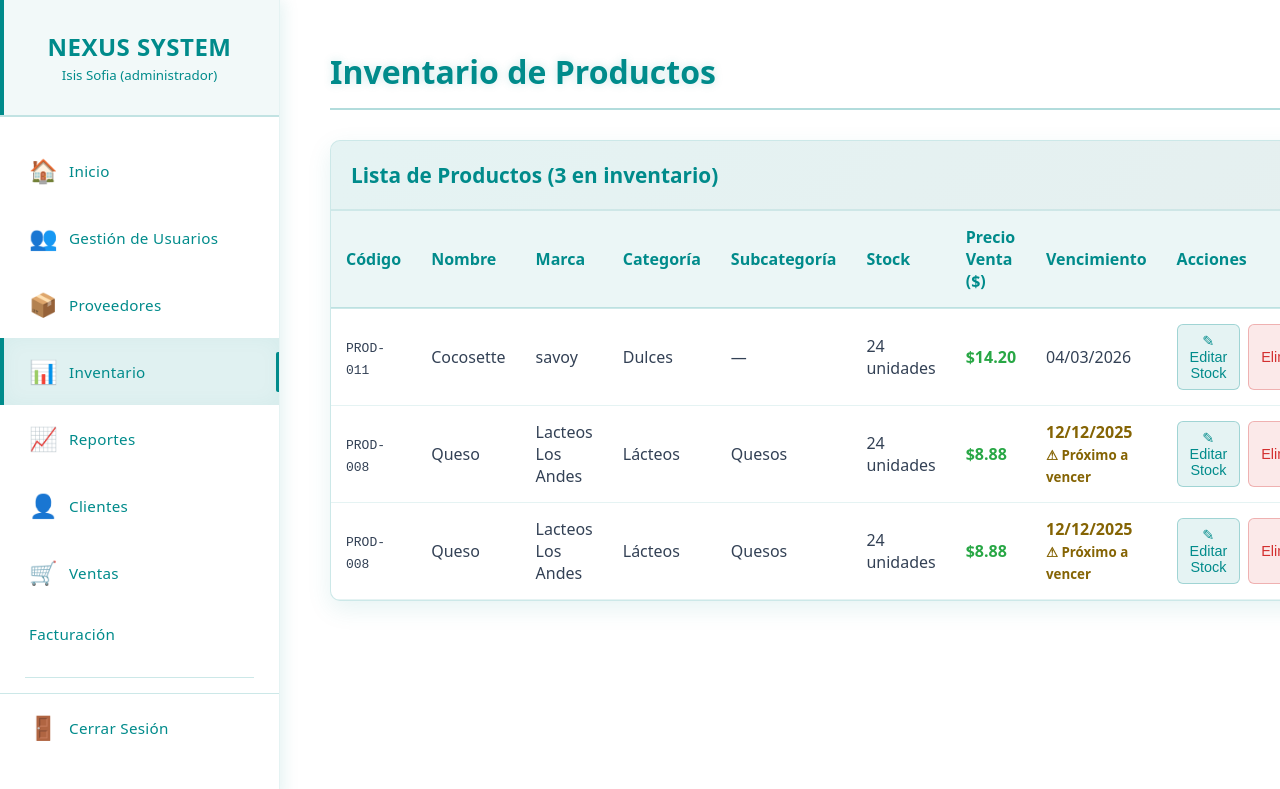
The page /productos.php (signed in) on the database as committed earlier.
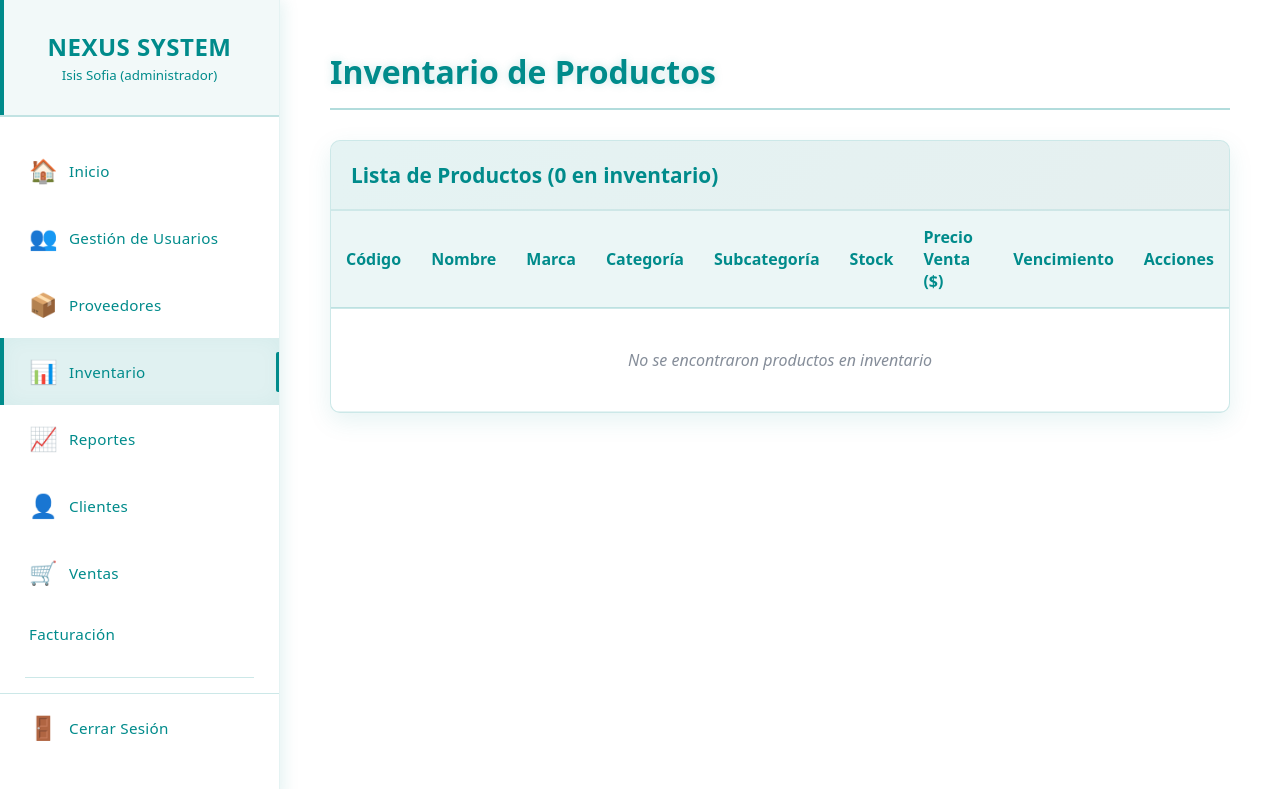
The same page on the database as committed later.
### tables this page shows
CREATE TABLE `productos` (
  `id` int(11) NOT NULL,
  `codigo` varchar(50) NOT NULL,
  `nombre` varchar(255) NOT NULL,
  `categoria_id` int(11) NOT NULL,
  `subcategoria_id` int(11) DEFAULT NULL,
  `proveedor_id` int(11) NOT NULL,
  `id_producto_proveedor` int(11) DEFAULT NULL,
  `fecha_vencimiento` date DEFAULT NULL,
  `cantidad` int(11) NOT NULL DEFAULT 0,
  `precio_costo` decimal(10,2) NOT NULL,
  `precio_venta` decimal(10,2) DEFAULT NULL,
  `created_at` timestamp NOT NULL DEFAULT current_timestamp(),
  `updated_at` timestamp NOT NULL DEFAULT current_timestamp() ON UPDATE current_timestamp(),
  `estado` enum('active','inactive') DEFAULT 'active'
);

CREATE TABLE `proveedores` (
  `id_proveedor` int(11) NOT NULL,
  `nombres` varchar(255) NOT NULL,
  `nombre_comercial` varchar(255) NOT NULL,
  `rif` varchar(20) NOT NULL,
  `telefono` varchar(20) DEFAULT NULL,
  `email` varchar(100) DEFAULT NULL,
  `direccion` text DEFAULT NULL,
  `estado` enum('activo','inactivo') DEFAULT 'activo',
  `registro` timestamp NOT NULL DEFAULT current_timestamp(),
  `actualizacion` timestamp NOT NULL DEFAULT current_timestamp() ON UPDATE current_timestamp()
);

CREATE TABLE `categoria_prod` (
  `id` int(11) NOT NULL,
  `nombre_categoria` varchar(50) NOT NULL,
  `estado` enum('active','inactive') DEFAULT 'active',
  `created_at` timestamp NOT NULL DEFAULT current_timestamp()
);

CREATE TABLE `subcategorias` (
  `id` int(11) NOT NULL,
  `categoria_id` int(11) NOT NULL,
  `nombre_subcategoria` varchar(50) NOT NULL,
  `estado` enum('active','inactive') DEFAULT 'active',
  `created_at` timestamp NOT NULL DEFAULT current_timestamp()
);

### productos.php (the view, shortened to what the changed rows need)
<?php
require_once 'conexion.php';
try {
    $query = "SELECT
                p.id,
                p.codigo,
                p.nombre,
                pr.nombre_comercial as marca,
                cp.nombre_categoria,
                s.nombre_subcategoria,
                p.cantidad,
                p.precio_costo,
                p.precio_venta,
                p.fecha_vencimiento
              FROM productos p
              LEFT JOIN proveedores pr ON p.proveedor_id = pr.id_proveedor
              LEFT JOIN categoria_prod cp ON p.categoria_id = cp.id
              LEFT JOIN subcategorias s ON p.subcategoria_id = s.id
              ORDER BY p.cantidad ASC, p.nombre ASC";
    $stmt = $pdo->query($query);
    if ($stmt) {
        $productos = $stmt->fetchAll(PDO::FETCH_ASSOC);
    } else {
        $productos = [];
        error_log("Error en la consulta SQL: no se pudo ejecutar la consulta");
    }
} catch (PDOException $e) {
    error_log("Error de base de datos: " . $e->getMessage());
    $productos = [];
    $_SESSION['error'] = "Error al cargar los productos: " . $e->getMessage();
}
?>
<!DOCTYPE html>
<html lang="es">
<head>
    <link rel="stylesheet" href="css/productos.css">
</head>
<body>
    <?php require_once 'menu.php'; ?>
    <main class="main-content">
        <div class="content-wrapper">
            <div class="page-header">
                <h1 class="page-title">Inventario de Productos</h1>
            </div>
            <div class="users-table">
                <div class="table-header">
                    <h3>Lista de Productos (<?= count($productos) ?> en inventario)</h3>
                </div>
                <div class="table-container">
                    <table>
                        <thead>
                            <tr>
                                <th>Código</th>
                                <th>Nombre</th>
                                <th>Marca</th>
                                <th>Categoría</th>
                                <th>Subcategoría</th>
                                <th>Stock</th>
                                <th>Precio Venta ($)</th>
                                <th>Vencimiento</th>
                                <th>Acciones</th>
                            </tr>
                        </thead>
                        <tbody>
                            <?php if (empty($productos)): ?>
                                <tr>
                                    <td colspan="9" class="no-users">No se encontraron productos en inventario</td>
                                </tr>
                            <?php else: ?>
                                <?php foreach ($productos as $producto): ?>
                                <tr>
                                    <td><code><?= htmlspecialchars($producto['codigo']) ?></code></td>
                                    <td><?= htmlspecialchars($producto['nombre']) ?></td>
                                    <td><?= htmlspecialchars($producto['marca']) ?></td>
                                    <td><?= htmlspecialchars($producto['nombre_categoria']) ?></td>
                                    <td><?= htmlspecialchars($producto['nombre_subcategoria'] ?? '—') ?></td>
                                    <td>
                                        <span class="<?= $producto['cantidad'] < 20 ? 'cantidad-baja' : '' ?>">
                                            <?= $producto['cantidad'] ?> unidades
                                        </span>
                                    </td>
                                    <td style="font-weight: bold; color: #28a745;">
                                        $<?= number_format($producto['precio_venta'], 2) ?>
                                    </td>
                                    <td>
                                        <?php if ($producto['fecha_vencimiento']): ?>
                                            <?php
                                            $hoy = date('Y-m-d');
                                            $fecha_vencimiento = $producto['fecha_vencimiento'];
                                            $dias_restantes = floor((strtotime($fecha_vencimiento) - strtotime($hoy)) / (60 * 60 * 24));
                                            if ($dias_restantes < 0) {
                                                $clase = 'vencimiento-caducado';
                                                $mensaje_vencimiento = '❌ Caducado';
                                            } elseif ($dias_restantes <= 30) {
                                                $clase = 'vencimiento-proximo';
                                                $mensaje_vencimiento = '⚠ Próximo a vencer';
                                            } else {
                                                $clase = '';
                                                $mensaje_vencimiento = '';
                                            }
                                            ?>
                                            <span class="<?= $clase ?>">
                                                <?= date('d/m/Y', strtotime($producto['fecha_vencimiento'])) ?>
                                                <?php if ($mensaje_vencimiento): ?>
                                                    <br><small style="color: inherit;"><?= $mensaje_vencimiento ?></small>
                                                <?php endif; ?>
                                            </span>
                                        <?php else: ?>
                                            N/A
                                        <?php endif; ?>
                                    </td>
                                    <td>
                                        <div class="acciones-container">
                                            <button class="btn-action btn-editar" onclick="abrirModalStock(<?= $producto['id'] ?>, '<?= addslashes($producto['nombre']) ?>', <?= $producto['cantidad'] ?>)">
                                                ✎ Editar Stock
                                            </button>
                                            <button class="btn-action btn-eliminar" onclick="confirmarEliminar(<?= $producto['id'] ?>)">
                                                Eliminar
                                            </button>
                                        </div>
                                    </td>
                                </tr>
                                <?php endforeach; ?>
                            <?php endif; ?>
                        </tbody>
                    </table>
                </div>
            </div>
        </div>
    </main>
</body>
</html>

Rows that differ between the two databases and show on the page:
removed productos: codigo "PROD-011", nombre "Cocosette", proveedor.nombre_comercial "savoy", categoria_prod.nombre_categoria "Dulces", nombre_subcategoria "—", cantidad "24", precio_venta "14.20", fecha_vencimiento "04/03/2026"
removed productos: codigo "PROD-008", nombre "Queso", proveedor.nombre_comercial "Lacteos Los Andes", categoria_prod.nombre_categoria "Lácteos", subcategoria.nombre_subcategoria "Quesos", cantidad "24", precio_venta "8.88", fecha_vencimiento "12/12/2025", fecha_vencimiento "⚠ Próximo a vencer"
Other text that changed with them:
count($productos): "3" → "0"
text now shown: "No se encontraron productos en inventario"
